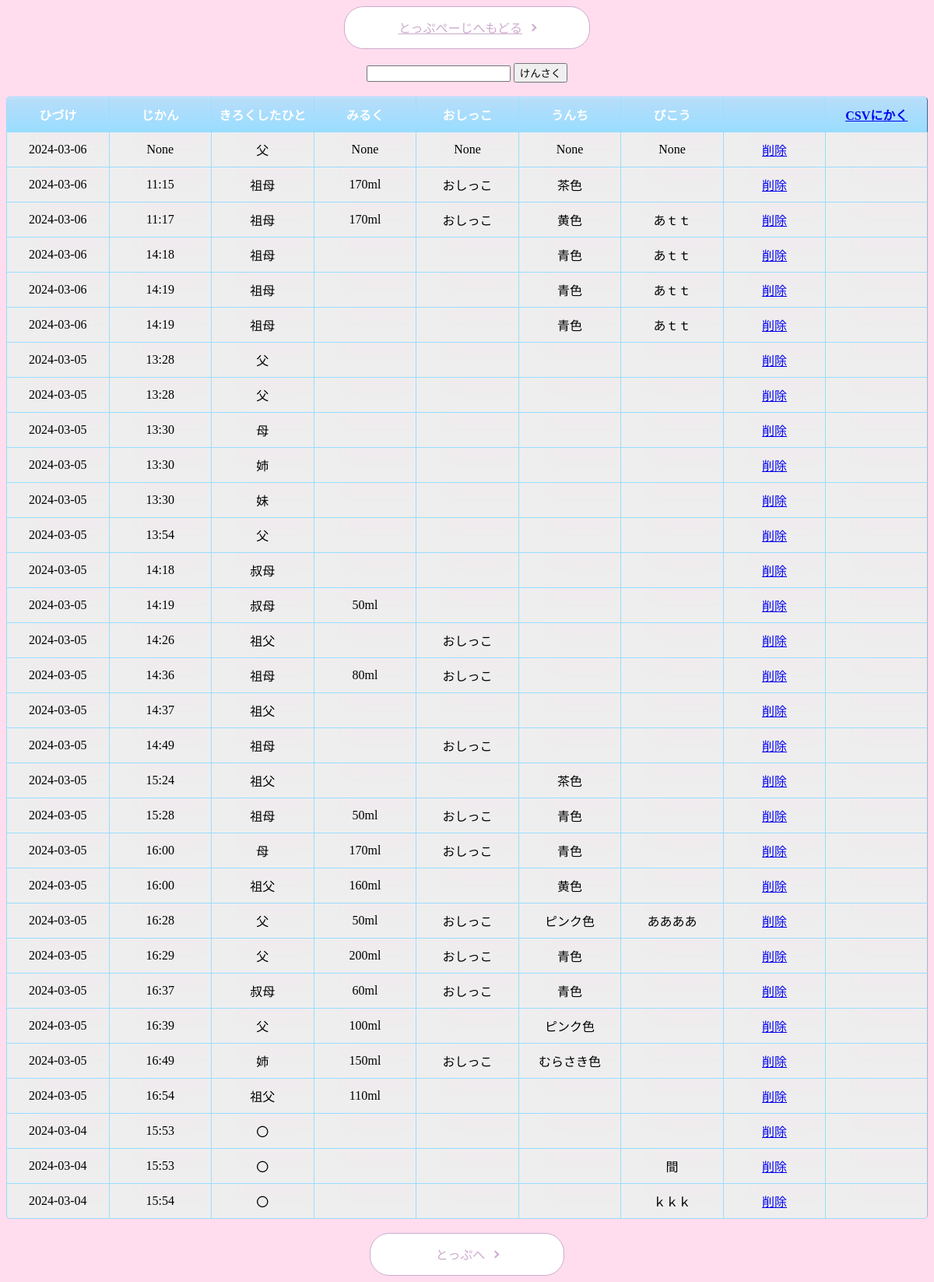
Page /list on the committed database.
### tables this page shows
CREATE TABLE POST (        ID INTEGER PRIMARY KEY AUTOINCREMENT,         USER TEXT,         URINE TEXT,         breastfeeding TEXT,         FLIGHT TEXT,         bikou TEXT,         now TEXT,         DATE TEXT DEFAULT (DATE('now')));

### app.py (the view)
@app.route('/list')
def read_articles():
    db = database.get_db()
    articles = db.execute("SELECT * FROM POST order by date desc")
    return render_template('list.html', articles=articles)

### database.py (called while the page is built)
def get_db():
    if 'db' not in g:
        g.db = sqlite3.connect('memo.db')
        g.db.row_factory = sqlite3.Row
    return g.db

### templates/list.html (shortened to what this page needs)
{% extends 'base.html' %}
{% block content %}
    <div style="text-align: center;">
        <a href="/" class="button-29">とっぷぺーじへもどる</a>
    </div>
    <br>
    <div class="search" style="text-align: center;">
        <form action="{{ url_for('find' )}}" method="'post">
            <input type="text" name="search">
            <input type="submit" value="けんさく">
        </form>
    </div>
    <br>
    <table>
        <thead>
            <tr>
                <th>ひづけ</th>
                <th>じかん</th>
                <th>きろくしたひと</th>
                <th>みるく</th>
                <th>おしっこ</th>
                <th>うんち</th>
                <th>びこう</th>
                <th></th>
                <th><a href="/result">CSVにかく</a></th>
            </tr>
        </thead>
        <tbody>
            {% for article in articles %}
                <tr>
                    <td>{{ article['DATE'] }}</td>
                    <td>{{ article['now'] }}</td>
                    <td>{{ article['USER'] }}</td>
                    <td>{{ article['breastfeeding'] }}</td>
                    <td>{{ article['URINE'] }}</td>
                    <td>{{ article['FLIGHT'] }}</td>
                    <td>{{ article['bikou'] }}</td>
                    <td>
                        <a href="{{ url_for('delete_article', id=article['ID']) }}">削除</a>
                    </td>
                    <td></td>
                </tr>
            {% endfor %}
        </tbody>
    </table>
    <br>
    <div >
        <button type="button" class="button-29" id="btn">とっぷへ</button>
      </div>
{% endblock %}

### templates/base.html (shortened to what this page needs)
<!DOCTYPE html>
<html lang="ja">
<head>
<link rel="stylesheet" href="{{ url_for('static', filename='style.css') }}">
</head>
{% block content %}{% endblock %}
</html>

### static/style.css (style rules this page uses)
table { width: 100%; border-collapse:separate; border-spacing: 0; }
table th:first-child { border-radius: 5px 0 0 0; }
table th:last-child { border-radius: 0 5px 0 0; border-right: 1px solid #3c6690; }
table th { text-align: center; color:white; background: linear-gradient(#99ddffb0,#99DDFF); border-left: 1px solid #99DDFF; border-top: 1px solid #99DDFF; border-bottom: 1px solid #99DDFF; box-shadow: 0px 1px 1px rgba(255,255,255,0.3) inset; width: 8%; padding: 10px 0; }
table td { text-align: center; border-left: 1px solid #99DDFF; border-bottom: 1px solid #99DDFF; border-top:none; box-shadow: 20px -17px 20px 20px #eee inset; width: 8%; padding: 10px 0; }
table td:last-child { border-right: 1px solid #a8b7c5; }
table tr:last-child td:first-child { border-radius: 0 0 0 5px; }
table tr:last-child td:last-child { border-radius: 0 0 5px 0; }
.button-29 { display: flex; justify-content: center; align-items: center; position: relative; width: 250px; margin:0 auto; padding: .9em 2em; overflow: hidden; border: 1px solid #CCAACC; border-radius: 25px; background-color: #fff; color: #CCAACC; font-size: 1em; }
.button-29::before { position: absolute; top: 0; left: 0; z-index: -1; width: 0; height: 100%; background-color: #CCAACC; content: ''; transition: width .3s ease; }
.button-29::after { transform: rotate(45deg); width: 5px; height: 5px; margin-left: 10px; border-top: 2px solid #CCAACC; border-right: 2px solid #CCAACC; content: ''; }

### rows in the picture
POST: DATE "2024-03-06", now "None", USER "父", breastfeeding "None", URINE "None", FLIGHT "None", bikou "None"
POST: DATE "2024-03-06", now "11:15", USER "祖母", breastfeeding "170ml", URINE "おしっこ", FLIGHT "茶色"
POST: DATE "2024-03-06", now "11:17", USER "祖母", breastfeeding "170ml", URINE "おしっこ", FLIGHT "黄色", bikou "あｔｔ"
POST: DATE "2024-03-06", now "14:18", USER "祖母", FLIGHT "青色", bikou "あｔｔ"
POST: DATE "2024-03-06", now "14:19", USER "祖母", FLIGHT "青色", bikou "あｔｔ"
POST: DATE "2024-03-06", now "14:19", USER "祖母", FLIGHT "青色", bikou "あｔｔ"
POST: DATE "2024-03-05", now "13:28", USER "父"
POST: DATE "2024-03-05", now "13:28", USER "父"
POST: DATE "2024-03-05", now "13:30", USER "母"
POST: DATE "2024-03-05", now "13:30", USER "姉"
POST: DATE "2024-03-05", now "13:30", USER "妹"
POST: DATE "2024-03-05", now "13:54", USER "父"
POST: DATE "2024-03-05", now "14:18", USER "叔母"
POST: DATE "2024-03-05", now "14:19", USER "叔母", breastfeeding "50ml"
POST: DATE "2024-03-05", now "14:26", USER "祖父", URINE "おしっこ"
POST: DATE "2024-03-05", now "14:36", USER "祖母", breastfeeding "80ml", URINE "おしっこ"
POST: DATE "2024-03-05", now "14:37", USER "祖父"
POST: DATE "2024-03-05", now "14:49", USER "祖母", URINE "おしっこ"
POST: DATE "2024-03-05", now "15:24", USER "祖父", FLIGHT "茶色"
POST: DATE "2024-03-05", now "15:28", USER "祖母", breastfeeding "50ml", URINE "おしっこ", FLIGHT "青色"
POST: DATE "2024-03-05", now "16:00", USER "母", breastfeeding "170ml", URINE "おしっこ", FLIGHT "青色"
POST: DATE "2024-03-05", now "16:00", USER "祖父", breastfeeding "160ml", FLIGHT "黄色"
POST: DATE "2024-03-05", now "16:28", USER "父", breastfeeding "50ml", URINE "おしっこ", FLIGHT "ピンク色", bikou "ああああ"
POST: DATE "2024-03-05", now "16:29", USER "父", breastfeeding "200ml", URINE "おしっこ", FLIGHT "青色"
POST: DATE "2024-03-05", now "16:37", USER "叔母", breastfeeding "60ml", URINE "おしっこ", FLIGHT "青色"
POST: DATE "2024-03-05", now "16:39", USER "父", breastfeeding "100ml", FLIGHT "ピンク色"
POST: DATE "2024-03-05", now "16:49", USER "姉", breastfeeding "150ml", URINE "おしっこ", FLIGHT "むらさき色"
POST: DATE "2024-03-05", now "16:54", USER "祖父", breastfeeding "110ml"
POST: DATE "2024-03-04", now "15:53", USER "〇"
POST: DATE "2024-03-04", now "15:53", USER "〇", bikou "間"
POST: DATE "2024-03-04", now "15:54", USER "〇", bikou "ｋｋｋ"
